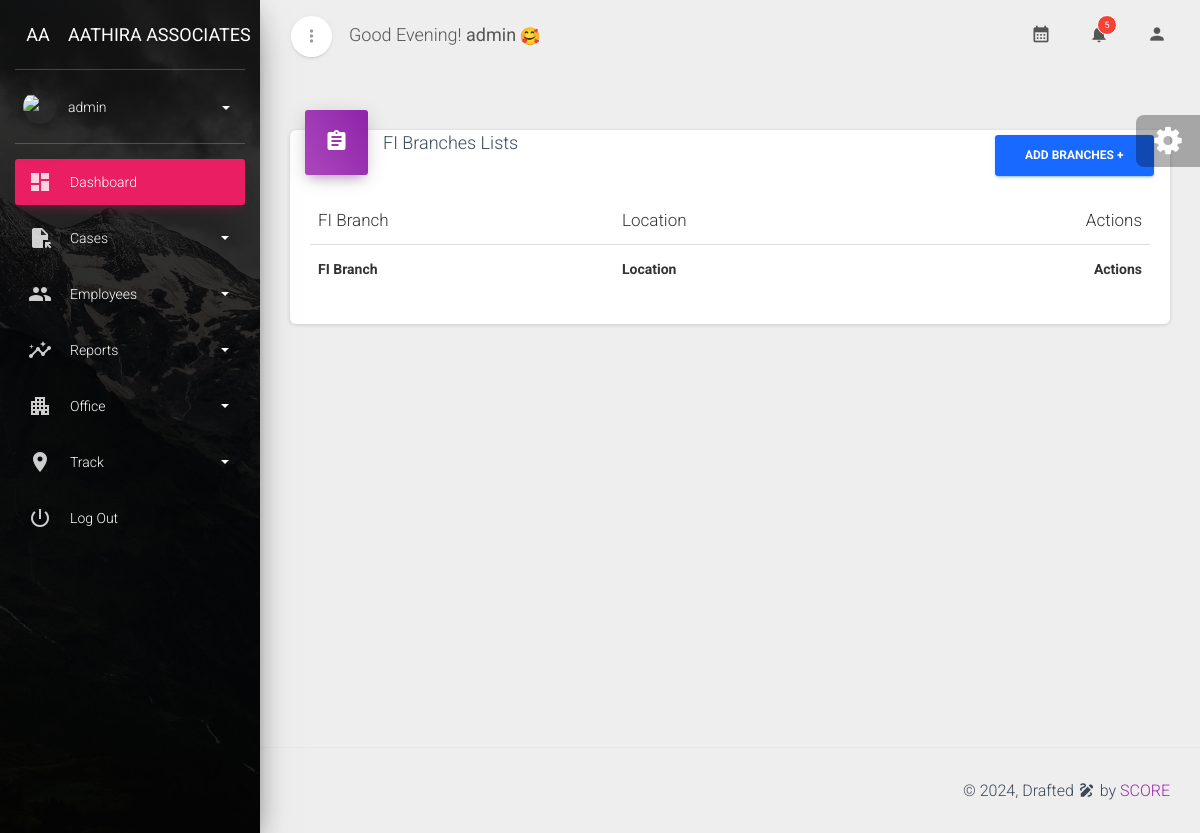
/fiblists/ (signed in), run on an earlier commit of the app's database.
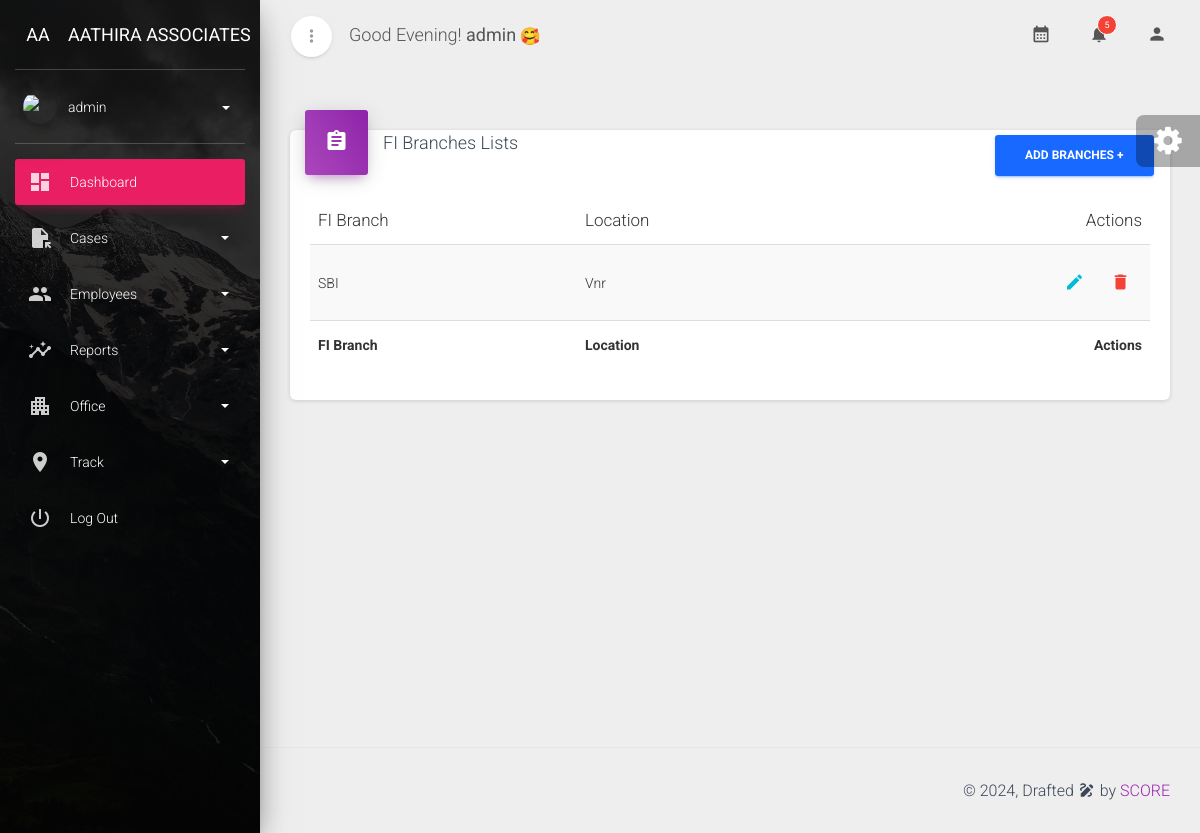
And on a later commit of the database.
### pma/models.py (models this page shows)
class FIbranch(models.Model):
    finame=models.CharField(max_length=25)
    location = models.CharField(max_length=100)
    is_active =models.BooleanField(default=True)
    def __str__(self):
        return (self.finame)

### pma/views.py (the view)
# urls.py: path('fiblists/',views.fiblists),
@login_required(login_url='/login')
def fiblists(request):
    fibl=FIbranch.objects.filter(is_active=True)
    print(fibl)
    return render(request,'manager/fibranchlists.html',{'fibl':fibl})

### pma/context_processors.py (called while the page is built)
def greetings(request):
    if 5 <= current_hour < 12:
        greeting = "Good Morning!"
    elif 12 <= current_hour < 17:
        greeting = "Good Afternoon!"
    elif 17 <= current_hour < 21:
        greeting = "Good Evening!"
    else:
        greeting = "Good Night!"
    return {'greeting': greeting,'c_h':current_hour}

### pma/templates/Manager/fibranchlists.html (shortened to what this page needs)
{% extends 'manager/base.html' %}
{% load static %}
{% block content %}
<div class="content">
    <div class="container-fluid">
      <div class="row">
        <div class="col-md-12">
          <div class="card">
            <div class="card-header card-header-primary card-header-icon">
              <div class="card-icon">
                <i class="material-icons">assignment</i>
              </div>
              <h4 class="card-title d-inline" style="padding-top: 2px;">FI Branches Lists</h4>
              <button class="d-inline btn btn-behance float-right" onclick="location.href='/createfibranch'"><b>Add Branches +</b></button>
            </div>
            <div class="card-body">
              <div class="material-datatables">
                <table id="datatables" class="table table-striped table-no-bordered table-hover" cellspacing="0" width="100%" style="width:100%">
                  <thead>
                    <tr>
                      <th>FI Branch</th>
                      <th>Location</th>
                      <th class="disabled-sorting text-right">Actions</th>
                    </tr>
                  </thead>
                  <tfoot>
                    <tr>
                        <th>FI Branch</th>
                        <th>Location</th>
                        <th class="disabled-sorting text-right">Actions</th>
                      </tr>
                  </tfoot>
                  <tbody>
                    <tr>
                      {% for i in fibl %}
                      <td>{{i.finame}}</td>
                      <td>{{i.location}}</td>
                      <td class="text-right">
                        <a href="#" class="btn btn-link btn-info btn-just-icon like"><i class="material-icons">mode_edit</i></a>
                        <a href="#" class="btn btn-link btn-danger btn-just-icon remove"><i class="material-icons">delete</i></a>
                      </td>
                    </tr>
                    {% endfor %}
                  </tbody>
                </table>
              </div>
            </div>
          </div>
        </div>
      </div>
    </div>
  </div>
{% endblock %}

What changed in the data, as far as the page shows it:
added FIbranch: finame "SBI", location "Vnr"
